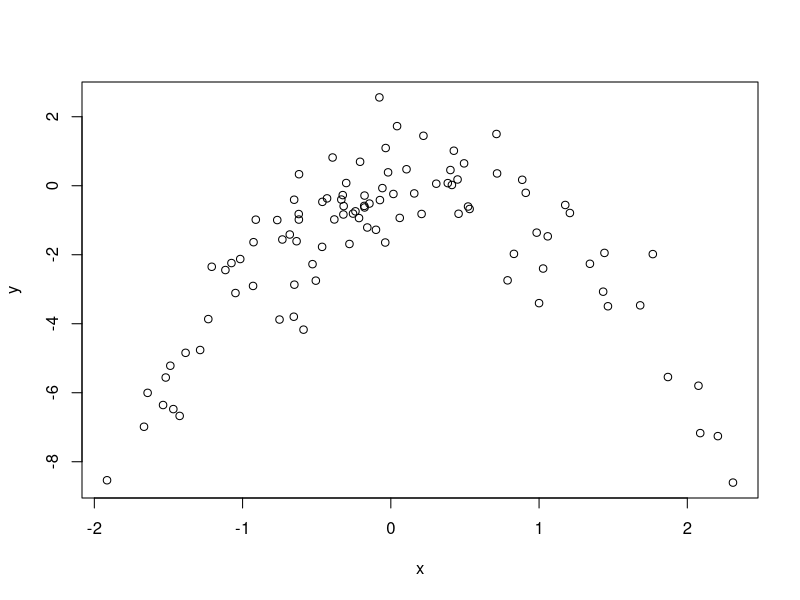

Reproduce this figure in R.
set.seed(1)
y=rnorm(100)
x=rnorm(100)
y=x-2*x^2+rnorm(100)

plot(x,y)

library(boot)
Data = data.frame(x, y)

set.seed(15)
## Computing LOOCV errors
# i.
glm.fit = glm(y ~ x)
cverror_1 = cv.glm(Data, glm.fit)$delta 

# ii.
glm.fit = glm(y ~ poly(x, 2))
cverror_2 = cv.glm(Data, glm.fit)$delta 

# iii.
glm.fit = glm(y ~ poly(x, 3))
cverror_3 = cv.glm(Data, glm.fit)$delta 

# iv.
glm.fit = glm(y ~ poly(x, 4))
cverror_4 = cv.glm(Data, glm.fit)$delta 

set.seed(30)
## Computing LOOCV errors
# i.
glm.fit = glm(y ~ x)
cverror_1r = cv.glm(Data, glm.fit)$delta 

# ii.
glm.fit = glm(y ~ poly(x, 2))
cverror_2r = cv.glm(Data, glm.fit)$delta 

# iii.
glm.fit = glm(y ~ poly(x, 3))
cverror_3r = cv.glm(Data, glm.fit)$delta 

# iv.
glm.fit = glm(y ~ poly(x, 4))
cverror_4r = cv.glm(Data, glm.fit)$delta 
## Results are exact same, because LOOCV will be the same since it evaluates n folds of a single observation.
## The quadratic polynomial had the lowest LOOCV test error rate. This was expected because it matches the true form of Y
summary(glm.fit)
# p-values show statistical significance of linear and quadratic terms, which agrees with the CV results.
